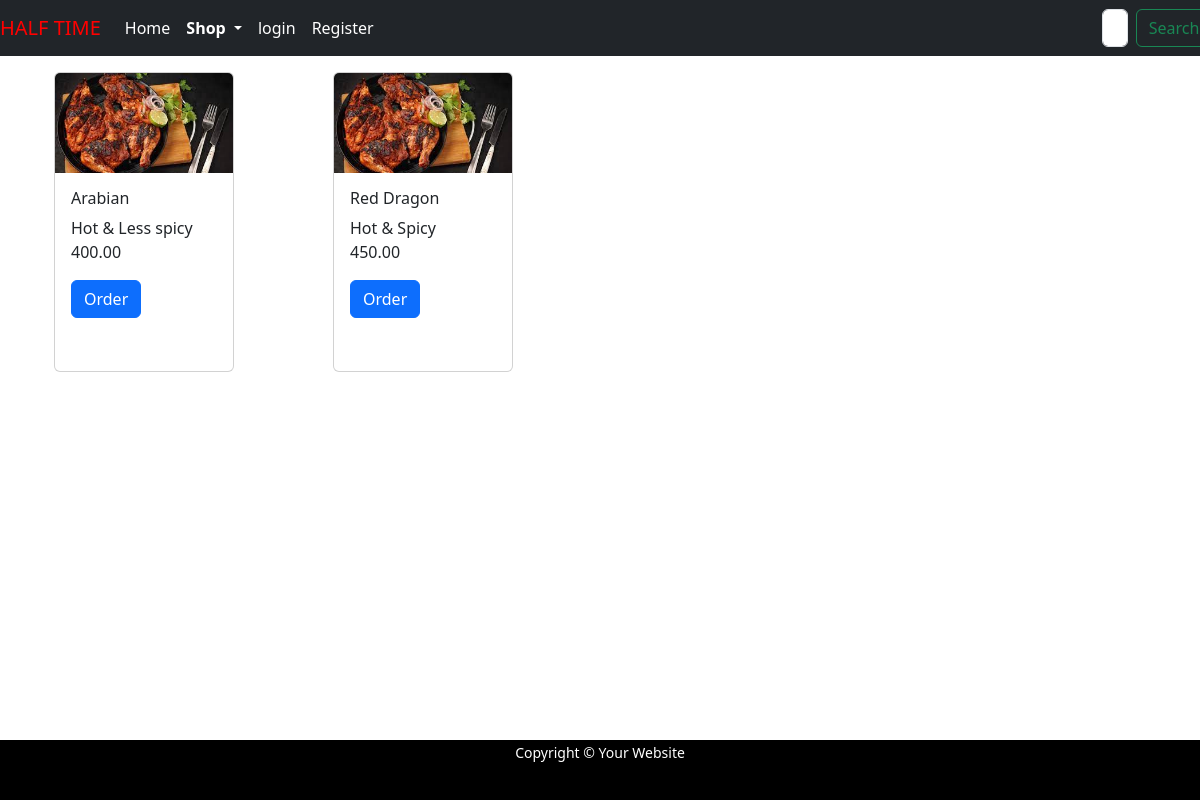
Screenshot of /viewproducts/al-fham with the database file from the repository.
### resto/models.py (models this page shows, shortened)
class Product(models.Model):
    name = models.CharField(max_length=20)
    desc = models.TextField()
    slug = models.SlugField(max_length=250, unique=True)
    img = models.ImageField(upload_to="resto/Category", null=True, blank=True)
    price=models.DecimalField(max_digits=5,decimal_places=2)
    stock=models.DecimalField(max_digits=5,decimal_places=2)
    created=models.DateTimeField(auto_now_add=True)
    updated=models.DateTimeField(auto_now=True)
    category=models.ForeignKey(Category,on_delete=models.CASCADE)
    available = models.BooleanField(default=True)

### resto/views.py (the view)
# urls.py: path('viewproducts/<slug:cslug>',views.viewproducts,name='viewproducts'),
def viewproducts(request,cslug):
    c=Category.objects.get(slug=cslug)
    p=Product.objects.filter(category__slug=cslug)
    return render(request,'products.html',{'p':p,'c':c})

### cart/context_processors.py (called while the page is built, shortened)
def counter(request):
    item_count=0
    return {'item_count':item_count}

### resto/context_processors.py (called while the page is built)
def menu_links(request):
    links=Category.objects.all()
    return {'links':links}

### templates/products.html
{% extends 'base.html' %}
{% load static %}
{% block content %}
<div class="container mt-3 " id="cards" style="margin-bottom:100px;justify-content: space-around;">
  <div class="row mx-auto">
    {% for i in p %}
    <div class="col-sm-3">
      <div class="card" style="height:300px;width:180px;">
        <img src="{{i.img.url}}" class="card-img-top" style="height:100px;width:100%;" alt="Card image cap">
        <div class="card-body" style="justify-content: space-between;" >
          <h5 class="card-title" style="font-size:16px;">{{i.name}}</h5>
          <p class="card-text">{{i.desc}}<br>{{i.price}}</p>
          <a href="{% url 'resto:prodetail' i.slug %}" class="btn btn-primary" >Order</a>
        </div>
      </div>
    </div>
    {% endfor %}
  </div>
</div>
{% endblock %}

### static/css/custom.css (style rules this page uses)
#background { background-repeat:no-repeat; background-size:1580px 900px; background-position:top; background-attachment:fixed; }

### rows the page displays
Product: img (picture), name "Arabian", desc "Hot & Less spicy", price "400.00"
Product: img (picture), name "Red Dragon", desc "Hot & Spicy", price "450.00"
